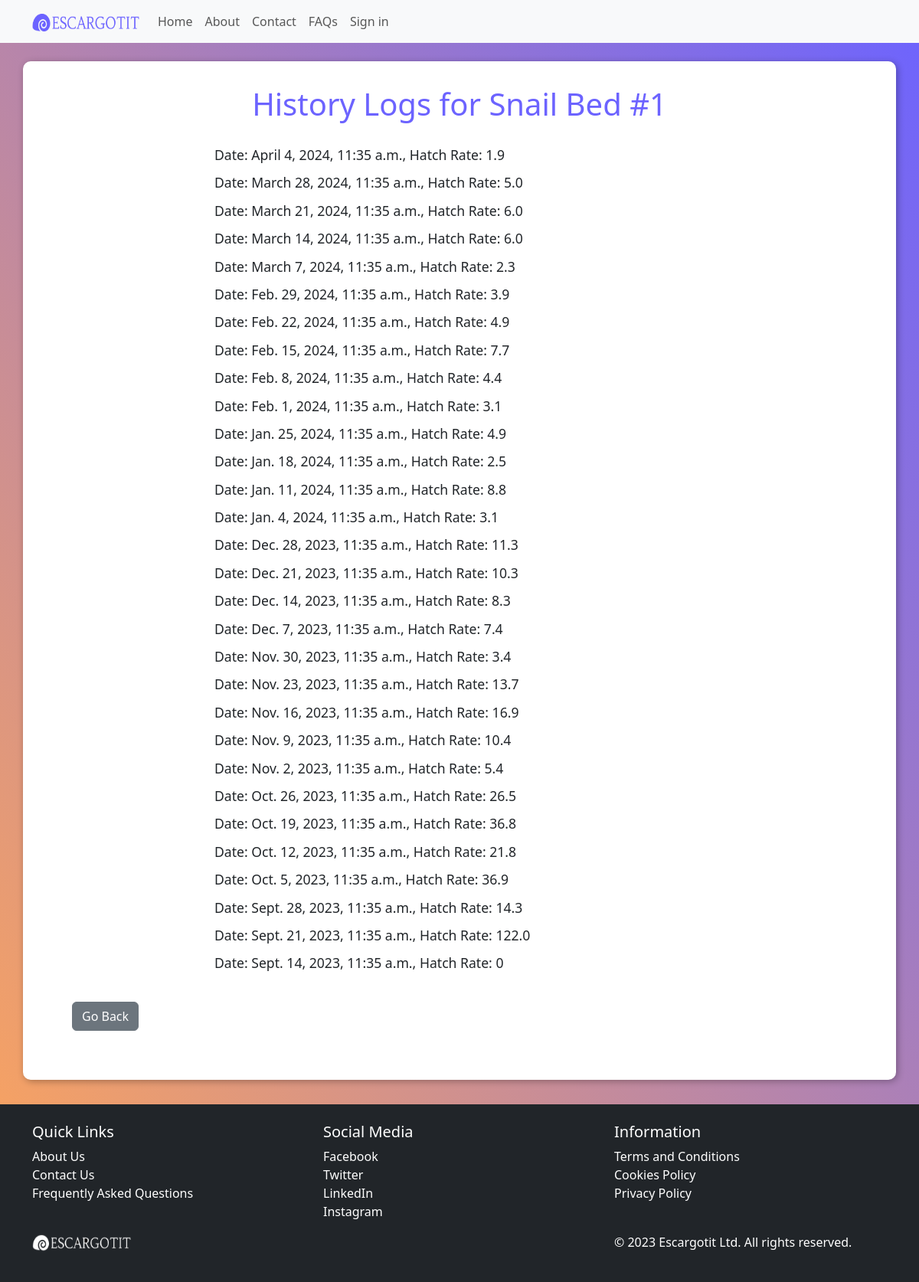
The app's page /view_hatch_rate_history/384/ with its own data.
### core/models.py (models this page shows, shortened)
class SnailBed(models.Model):
    bed_name = models.CharField(max_length=100, unique=False, null=True, blank=True)
    user = models.ForeignKey(AdminUser, on_delete=models.CASCADE, null=True, blank=True, db_constraint=False)
    employee = models.ForeignKey(EmployeeUser, on_delete=models.SET_NULL, null=True, blank=True, db_constraint=False)
    snail_amount = models.IntegerField(null=True, blank=True)
    hatch_rate = models.ForeignKey('SnailHatchRate', on_delete=models.SET_NULL, null=True, blank=True)
    mortality_rate = models.ForeignKey('SnailMortalityRate', on_delete=models.SET_NULL, null=True, blank=True)
    maturity_rate = models.ForeignKey('TimeTakenToMature', on_delete=models.SET_NULL, null=True, blank=True)
    snail_feed = models.ForeignKey('SnailFeed', on_delete=models.SET_NULL, null=True, blank=True)

class SnailHatchRate(models.Model):
    snail_bed = models.ForeignKey(SnailBed, on_delete=models.CASCADE)
    preexisting_snail_amount = models.IntegerField(null=True, blank=True, default=0)
    newly_hatched_snails = models.IntegerField()
    hatch_rate_percentage = models.DecimalField(max_digits=5, decimal_places=2, null=True, blank=True)
    datetime = models.DateTimeField(default=timezone.now)
    @property
    def hatch_rate_percentage(self):
        if self.preexisting_snail_amount > 0:
            return round( (self.newly_hatched_snails / self.preexisting_snail_amount) * 100 , 1)
        else:
            return 0

### core/views.py (the view)
# urls.py: path('view_hatch_rate_history/<int:snail_bed_id>/', views.SnailHatchRateListView.as_view(), name='view_hatch_rate_history'),
class SnailHatchRateListView(ListView):
    model = SnailHatchRate
    template_name = 'history.html'
    context_object_name = 'history_data'
    def get_queryset(self):
        snail_bed = get_object_or_404(SnailBed, id=self.kwargs['snail_bed_id'])
        return SnailHatchRate.objects.filter(snail_bed=snail_bed).order_by('-datetime')
    def get_context_data(self, **kwargs):
        context = super().get_context_data(**kwargs)
        context['snail_bed'] = get_object_or_404(SnailBed, id=self.kwargs['snail_bed_id'])
        return context

### core/templatetags/filters.py (called while the page is built)
@register.filter
def classname(obj):
    return obj.__class__.__name__

### templates/history.html (shortened to what this page needs)
{% extends "base/base.html" %}
{% load static %}
{% load filters %}
{% block scripts %}
    <link href="{% static 'css/history.css' %}" rel="stylesheet" type="text/css">
{% endblock %}
{% block content %}
<div class="main container mt-4">
    <h1>History Logs for {{ snail_bed.bed_name }}</h1>
    {% if history_data %}
        <ul>
            {% for record in history_data %}
                {% with record|classname as modelclass %}
                    {% if modelclass == "SnailHatchRate" %}
                        <li>Date: {{ record.datetime }},
                            Hatch Rate: {{ record.hatch_rate_percentage }}</li>
                    {% elif modelclass == "SnailMortalityRate" %}
                        <li>Date: {{ record.datetime }},
                            Mortality Rate: {{ record.mortality_rate_percentage }}</li>
                    {% elif modelclass == "SnailFeed" %}
                        <li>Date Feed given: {{ record.consumed_on }},
                            Grams of Feed given: {{ record.grams_feed_given }}</li>
                    {% endif %}
                {% endwith %}
            {% endfor %}
        </ul>
    {% else %}
        <h3> No data available </h3>
    {% endif %}
    <div id="button-container">
        <a class="btn btn-secondary" href="{% url 'dashboard' %}">Go Back</a>
     </div>
</div>
{% endblock %}

### static/css/history.css (style rules this page uses)
body { background: linear-gradient(to bottom left, #6c63ff, #ffa659); }
.main.container { background-color: white; box-shadow: 2px 2px 10px rgba(0, 0, 0, 0.3); border-radius: 10px; margin-top: 2rem; margin-bottom: 2rem; padding: 1rem 3rem; }
h1 { color: #6c63ff; padding: 1rem; text-align: center; }
.main ul { padding-left: 0; display: flex; flex-direction: column; align-content: center; align-items: flex-start; justify-content: flex-start; width: 40rem; margin-left: auto; margin-right: auto; }
.main li { list-style-type: none; font-size: 1.1rem; margin-top: 5px; margin-bottom: 5px; }
#button-container { padding: 1rem; margin-bottom: 2rem; }

### records on screen
SnailBed: bed_name "Snail Bed #1"
SnailHatchRate: datetime "April 4, 2024, 11:35 a.m.", hatch_rate_percentage "1.9"
SnailHatchRate: datetime "March 28, 2024, 11:35 a.m.", hatch_rate_percentage "5.0"
SnailHatchRate: datetime "March 21, 2024, 11:35 a.m.", hatch_rate_percentage "6.0"
SnailHatchRate: datetime "March 14, 2024, 11:35 a.m.", hatch_rate_percentage "6.0"
SnailHatchRate: datetime "March 7, 2024, 11:35 a.m.", hatch_rate_percentage "2.3"
SnailHatchRate: datetime "Feb. 29, 2024, 11:35 a.m.", hatch_rate_percentage "3.9"
SnailHatchRate: datetime "Feb. 22, 2024, 11:35 a.m.", hatch_rate_percentage "4.9"
SnailHatchRate: datetime "Feb. 15, 2024, 11:35 a.m.", hatch_rate_percentage "7.7"
SnailHatchRate: datetime "Feb. 8, 2024, 11:35 a.m.", hatch_rate_percentage "4.4"
SnailHatchRate: datetime "Feb. 1, 2024, 11:35 a.m.", hatch_rate_percentage "3.1"
SnailHatchRate: datetime "Jan. 25, 2024, 11:35 a.m.", hatch_rate_percentage "4.9"
SnailHatchRate: datetime "Jan. 18, 2024, 11:35 a.m.", hatch_rate_percentage "2.5"
SnailHatchRate: datetime "Jan. 11, 2024, 11:35 a.m.", hatch_rate_percentage "8.8"
SnailHatchRate: datetime "Jan. 4, 2024, 11:35 a.m.", hatch_rate_percentage "3.1"
SnailHatchRate: datetime "Dec. 28, 2023, 11:35 a.m.", hatch_rate_percentage "11.3"
SnailHatchRate: datetime "Dec. 21, 2023, 11:35 a.m.", hatch_rate_percentage "10.3"
SnailHatchRate: datetime "Dec. 14, 2023, 11:35 a.m.", hatch_rate_percentage "8.3"
SnailHatchRate: datetime "Dec. 7, 2023, 11:35 a.m.", hatch_rate_percentage "7.4"
SnailHatchRate: datetime "Nov. 30, 2023, 11:35 a.m.", hatch_rate_percentage "3.4"
SnailHatchRate: datetime "Nov. 23, 2023, 11:35 a.m.", hatch_rate_percentage "13.7"
SnailHatchRate: datetime "Nov. 16, 2023, 11:35 a.m.", hatch_rate_percentage "16.9"
SnailHatchRate: datetime "Nov. 9, 2023, 11:35 a.m.", hatch_rate_percentage "10.4"
SnailHatchRate: datetime "Nov. 2, 2023, 11:35 a.m.", hatch_rate_percentage "5.4"
SnailHatchRate: datetime "Oct. 26, 2023, 11:35 a.m.", hatch_rate_percentage "26.5"
SnailHatchRate: datetime "Oct. 19, 2023, 11:35 a.m.", hatch_rate_percentage "36.8"
SnailHatchRate: datetime "Oct. 12, 2023, 11:35 a.m.", hatch_rate_percentage "21.8"
SnailHatchRate: datetime "Oct. 5, 2023, 11:35 a.m.", hatch_rate_percentage "36.9"
SnailHatchRate: datetime "Sept. 28, 2023, 11:35 a.m.", hatch_rate_percentage "14.3"
SnailHatchRate: datetime "Sept. 21, 2023, 11:35 a.m.", hatch_rate_percentage "122.0"
SnailHatchRate: datetime "Sept. 14, 2023, 11:35 a.m.", hatch_rate_percentage "0"
